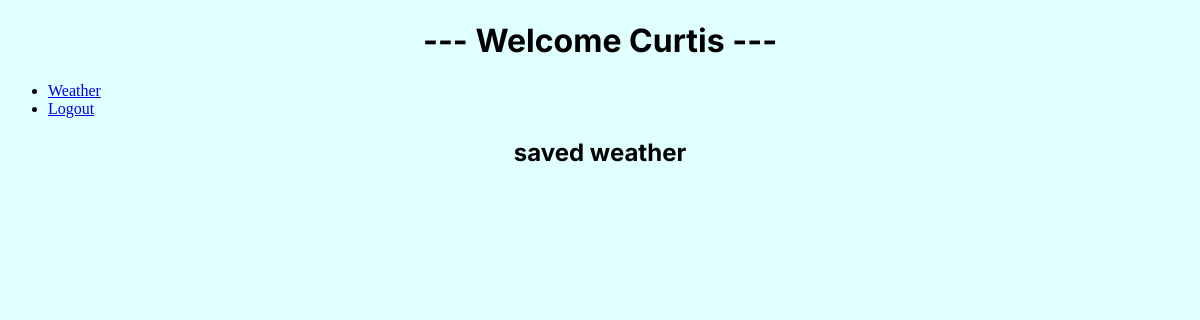
/Dashboard (signed in), run on an earlier commit of the app's database.
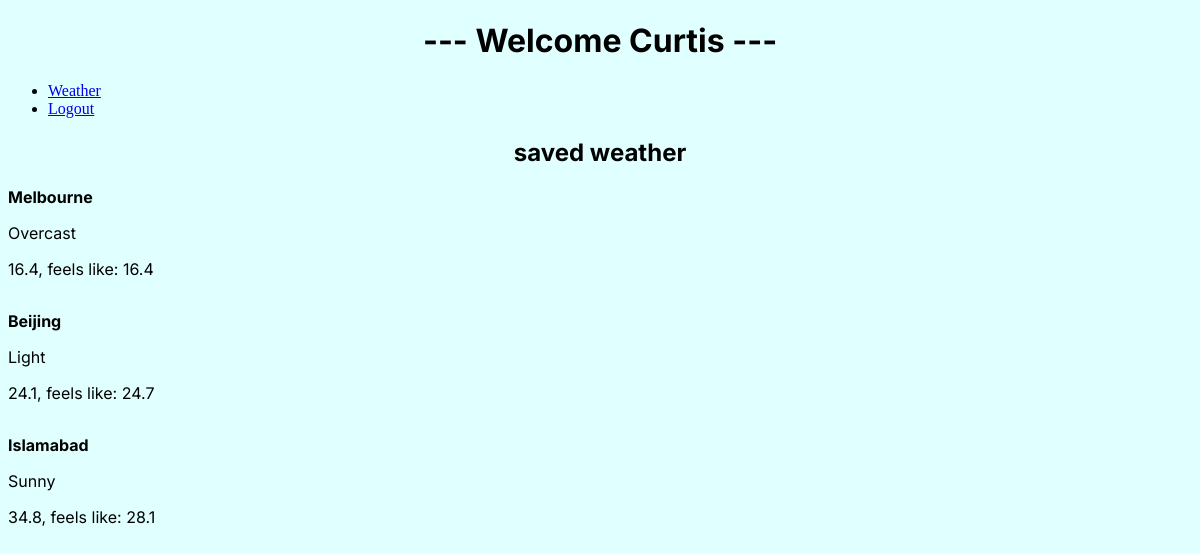
And on a later commit of the database.
### WeatherApp.py (models this page shows)
class Users(UserMixin, db.Model):
    id = db.Column(db.Integer, primary_key=True)
    username = db.Column(db.String(250), unique=True, nullable=False)
    password = db.Column(db.String(250), nullable = False)
    weather_entries = db.relationship("WeatherHistory", backref="user", lazy=True)

class WeatherHistory(db.Model):
    id = db.Column(db.Integer, primary_key=True)
    user_id = db.Column(db.Integer, db.ForeignKey('users.id'))
    city = db.Column(db.String(250))
    condition = db.Column(db.String(250))
    temp_celsius = db.Column(db.Float)
    temp_feels_like = db.Column(db.Float)

### WeatherApp.py (the view, shortened to what this page needs)
@app.route("/Dashboard", methods=["GET", "POST"])
@login_required
def Dashboard():
    weather_history = WeatherHistory.query.filter_by(user_id = current_user.id).all()
    return render_template("Dashboard.html", history=weather_history, user=current_user.username, weather_history=weather_history)

### WeatherApp.py (called while the page is built)
@login_manager.user_loader
def load_user(user_id):
    return Users.query.get(int(user_id))

### templates/Dashboard.html (shortened to what this page needs)
<!DOCTYPE html>
<html lang="en">
    <head>
        <link rel="stylesheet" href="{{url_for('static', filename='style.css')}}">
    </head>
    <body>
        <h1>--- Welcome {{user|capitalize}} --- </h1>
        <ul>
            <li><a href="/WeatherAppLoggedIn">Weather</a></li>
            <li><a href="/">Logout</a></li>
        </ul>
        <div class="WeatherHistory">
            <h2> {{current_user_name}} saved weather </h2>
                {% for entry in weather_history %}
                    <div class="history">
                        <table>
                            <p><strong>{{entry.city}}</strong></p>
                            <p>{{entry.condition}}</p>
                            <p>{{entry.temp_celsius}}, feels like: {{entry.temp_feels_like}}</p>
                        </table>
                    </div>
                {%endfor%}
        </div>
    </body>
</html>

### static/style.css (style rules this page uses)
body { background-color: lightcyan; }
h1, h2 { color: black; font-family: 'Inter'; text-align: center; }
p { color: black; font-family: 'Inter'; }

What changed in the data, as far as the page shows it:
added WeatherHistory: city "Melbourne", condition "Overcast", temp_celsius "16.4", temp_feels_like "16.4"
added WeatherHistory: city "Beijing", condition "Light", temp_celsius "24.1", temp_feels_like "24.7"
added WeatherHistory: city "Islamabad", condition "Sunny", temp_celsius "34.8", temp_feels_like "28.1"
